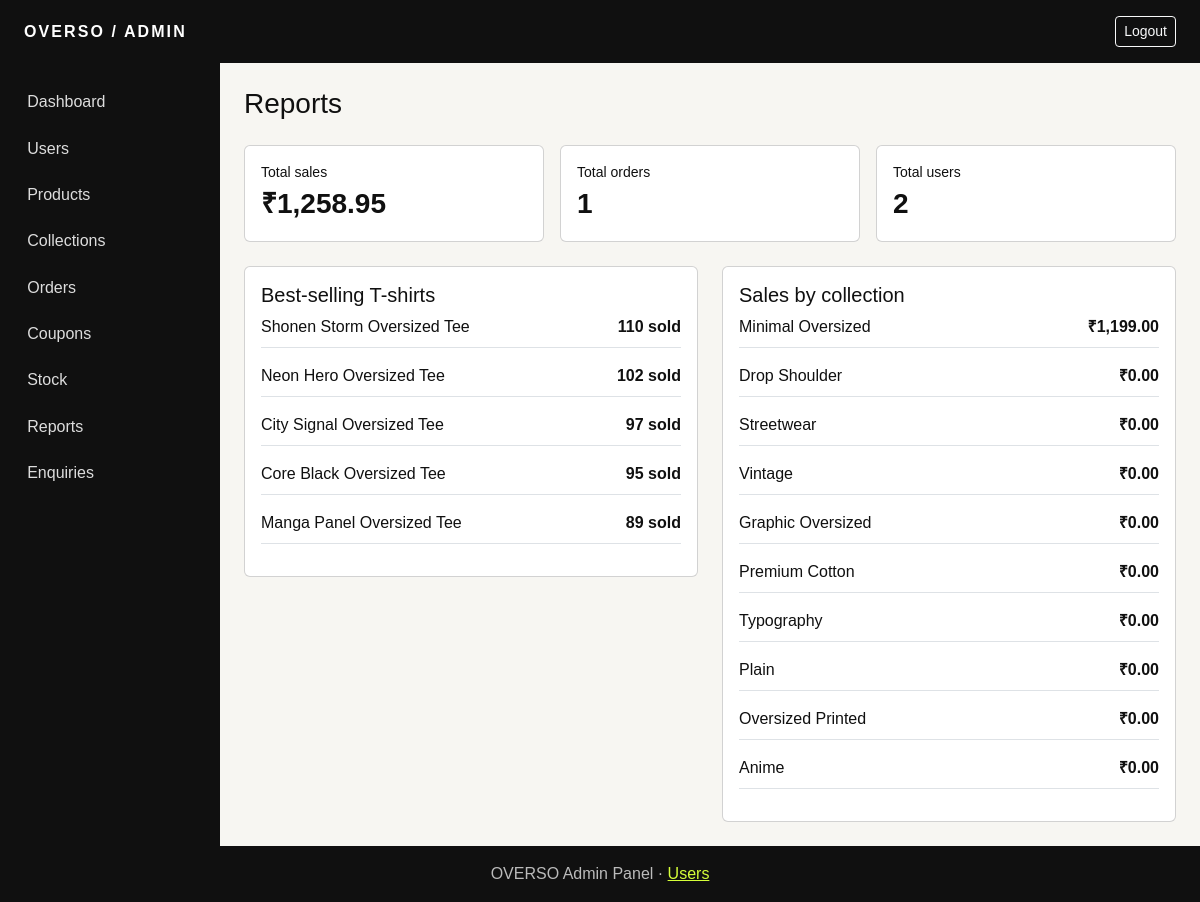
The page /admin/reports.php (signed in) on the database its author committed.
### tables this page shows
CREATE TABLE products (id INT AUTO_INCREMENT PRIMARY KEY, category_id INT NOT NULL, name VARCHAR(150) NOT NULL, brand VARCHAR(80) NOT NULL DEFAULT 'OVERSO', description TEXT NOT NULL, specifications TEXT, material VARCHAR(80) DEFAULT '240 GSM Cotton', fit_type VARCHAR(80) DEFAULT 'Relaxed Oversized Fit', color VARCHAR(50) NOT NULL, original_price DECIMAL(10,2) NOT NULL, discount_percent DECIMAL(5,2) NOT NULL DEFAULT 0, image VARCHAR(255) DEFAULT 'assets/images/products/tee.svg', additional_images TEXT, stock_quantity INT NOT NULL DEFAULT 0, sales_count INT DEFAULT 0, rating DECIMAL(3,2) DEFAULT 0, review_count INT DEFAULT 0, status ENUM('active','inactive','out_of_stock','discontinued') DEFAULT 'active', created_at TIMESTAMP DEFAULT CURRENT_TIMESTAMP, updated_at TIMESTAMP DEFAULT CURRENT_TIMESTAMP ON UPDATE CURRENT_TIMESTAMP, FOREIGN KEY(category_id) REFERENCES categories(id), INDEX(category_id), INDEX(status), INDEX(color));

### includes/functions.php (called while the page is built, shortened)
<?php
function e($value): string { return htmlspecialchars((string)$value, ENT_QUOTES, 'UTF-8'); }
function money($amount): string { return '₹' . number_format((float)$amount, 2); }

### admin/reports.php (the view)
<?php $pageTitle='Reports';require '../includes/admin-header.php';$pdo=db();$sales=$pdo->query("SELECT COALESCE(SUM(total_amount),0) sales,COUNT(*) orders FROM orders WHERE payment_status='paid'")->fetch();$users=$pdo->query('SELECT COUNT(*) FROM users')->fetchColumn();$best=$pdo->query('SELECT name,sales_count FROM products ORDER BY sales_count DESC LIMIT 5')->fetchAll();$low=$pdo->query('SELECT name,stock_quantity FROM products WHERE stock_quantity<=8 ORDER BY stock_quantity')->fetchAll();$collections=$pdo->query('SELECT c.name,COALESCE(SUM(oi.quantity*oi.unit_price),0) sales FROM categories c LEFT JOIN products p ON p.category_id=c.id LEFT JOIN order_items oi ON oi.product_id=p.id GROUP BY c.id ORDER BY sales DESC')->fetchAll(); ?><div class="row g-3 mb-4"><div class="col-md-4"><div class="card card-body"><small>Total sales</small><b class="fs-3"><?=money($sales['sales'])?></b></div></div><div class="col-md-4"><div class="card card-body"><small>Total orders</small><b class="fs-3"><?=$sales['orders']?></b></div></div><div class="col-md-4"><div class="card card-body"><small>Total users</small><b class="fs-3"><?=$users?></b></div></div></div><div class="row g-4"><div class="col-md-6"><div class="card card-body"><h5>Best-selling T-shirts</h5><?php foreach($best as $x): ?><p class="d-flex justify-content-between border-bottom pb-2"><?=e($x['name'])?><b><?=$x['sales_count']?> sold</b></p><?php endforeach ?></div></div><div class="col-md-6"><div class="card card-body"><h5>Sales by collection</h5><?php foreach($collections as $x): ?><p class="d-flex justify-content-between border-bottom pb-2"><?=e($x['name'])?><b><?=money($x['sales'])?></b></p><?php endforeach ?></div></div></div><?php require '../includes/admin-footer.php'; ?>

### assets/css/style.css (style rules this page uses)
:root { --ink:#101010;--paper:#f7f6f2;--lime:#d6ff39 }
body { background:var(--paper);color:var(--ink);font-family:Arial,sans-serif }

### rows shown on the page
products: name "Shonen Storm Oversized Tee", sales_count "110"
products: name "Neon Hero Oversized Tee", sales_count "102"
products: name "City Signal Oversized Tee", sales_count "97"
products: name "Core Black Oversized Tee", sales_count "95"
products: name "Manga Panel Oversized Tee", sales_count "89"

### other values the page prints
$pageTitle "Reports"
money($sales['sales']) "₹1,258.95"
$sales['orders'] "1"
$users "2"
$x['name'] "Minimal Oversized"
money($x['sales']) "₹1,199.00"
$x['name'] "Drop Shoulder"
money($x['sales']) "₹0.00"
$x['name'] "Streetwear"
$x['name'] "Vintage"
$x['name'] "Graphic Oversized"
$x['name'] "Premium Cotton"
$x['name'] "Typography"
$x['name'] "Plain"
$x['name'] "Oversized Printed"
